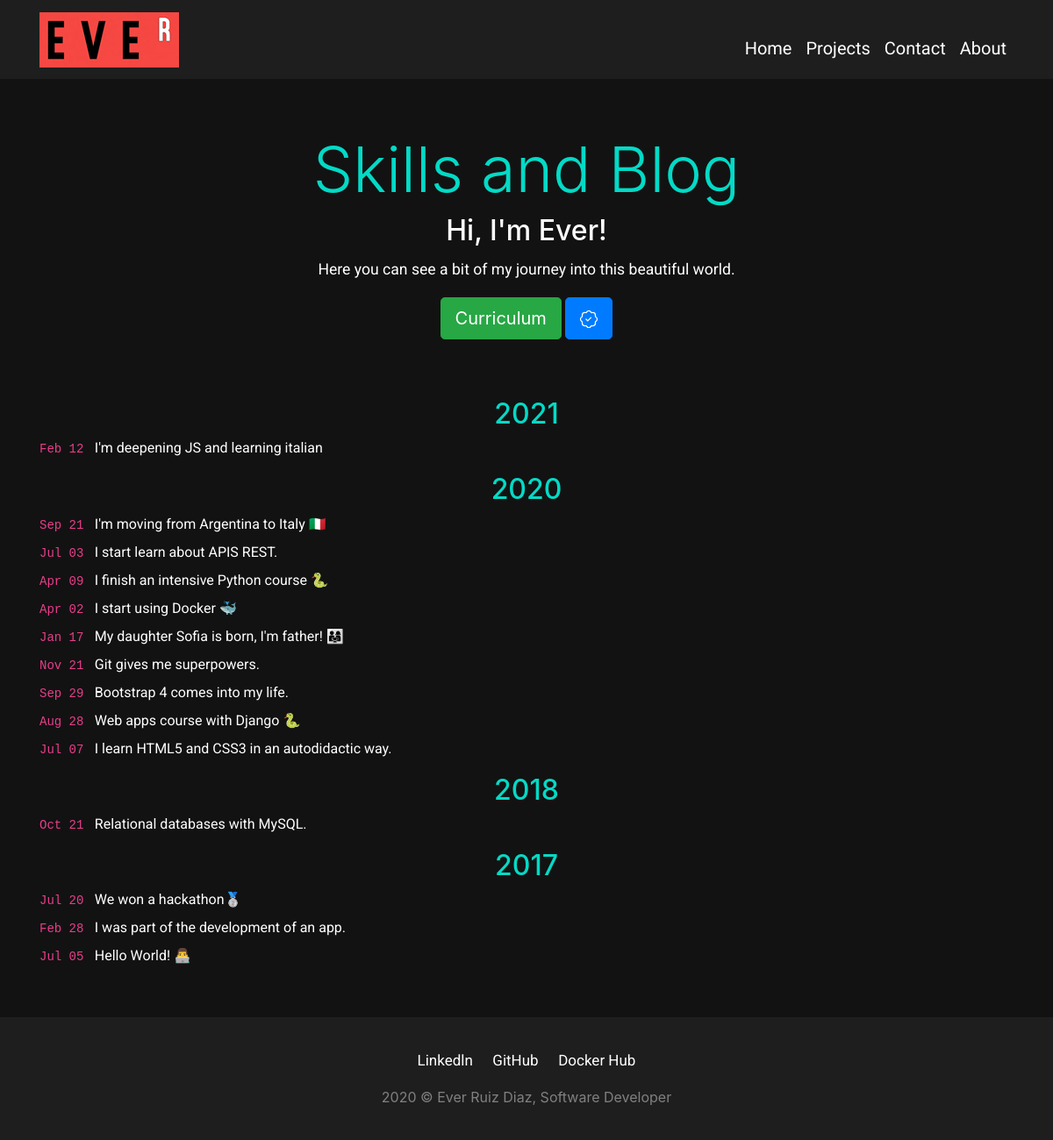
/, run on an earlier commit of the app's database.
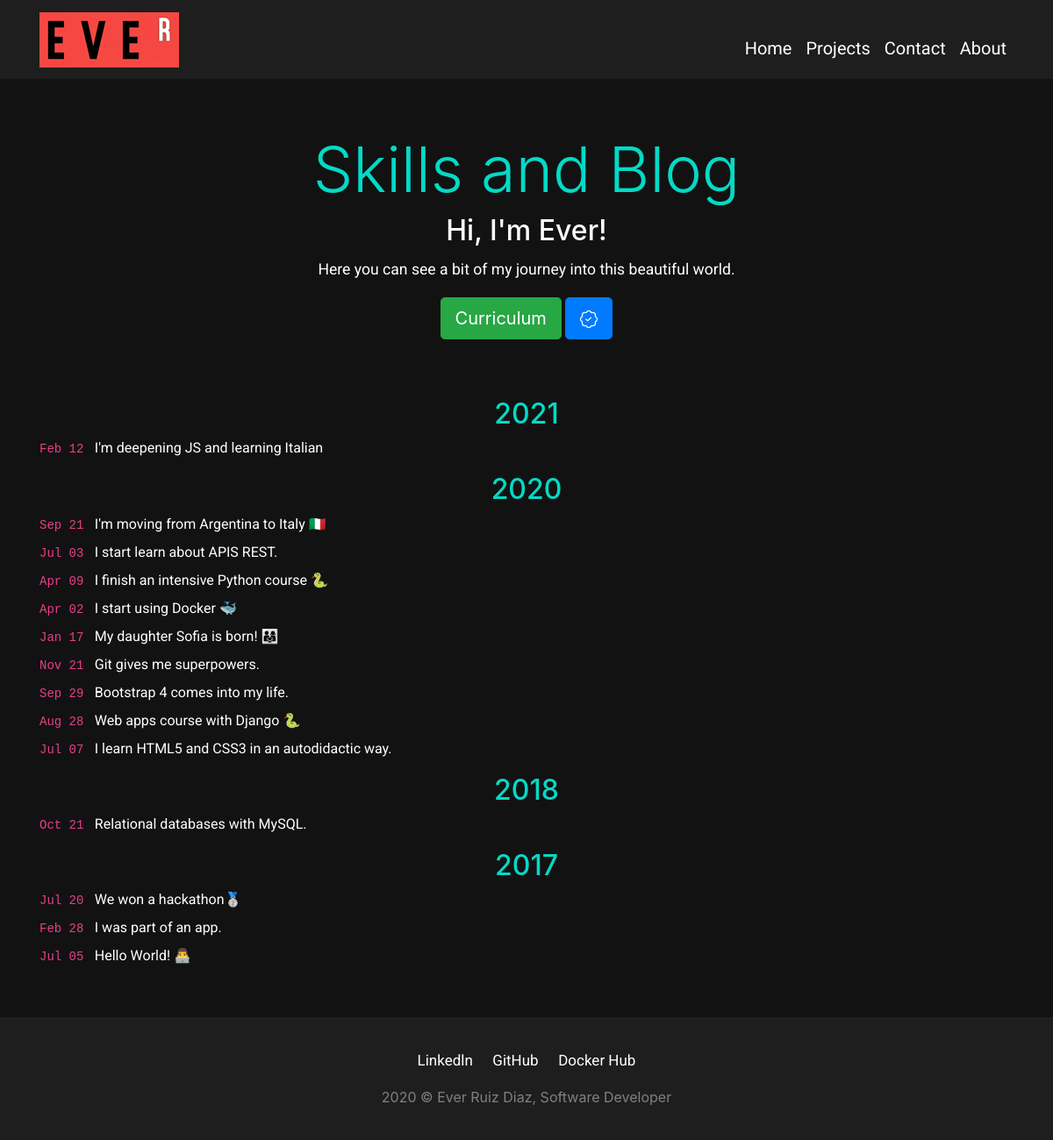
And on a later commit of the database.
### core/models.py (models this page shows, shortened)
class Blog(models.Model):
    title = models.CharField(verbose_name="Titulo", blank=True, max_length=150)
    subtitle = models.CharField(verbose_name="Subtitulo", blank=True, max_length=150, default="Nea")
    year = models.CharField(max_length=4, verbose_name="Año", null=True, blank=True)
    text_time = models.CharField(max_length=6, verbose_name="Fecha")
    description = RichTextField(verbose_name="Descripcion", blank=True, null=True)
    ordering = FloatField(verbose_name='Orden', default=0)
    link = models.URLField(null=True, blank=True)
    created = models.DateTimeField(auto_now_add=True, verbose_name='Fecha de creación')
    updated = models.DateTimeField(auto_now=True, verbose_name='Fecha de actualización')
    class Meta:
        verbose_name = "Blog"
        verbose_name_plural = "Blog"
        ordering = ['-ordering','created']

### core/views.py (the view)
# urls.py: path('', views.home, name='home'),
def home(request):
    blog = Blog.objects.all()
    return render(request, 'core/home.html', {'blog':blog})

### core/templates/core/home.html (shortened to what this page needs)
{% extends 'core/base.html' %}
{% load static %}
{% block content %}
    <div id="header" style="margin-bottom: 50px !important;">
        <h1 id="supertitle" class="display-3 pt-4">Skills and Blog</h1>
        <h2 id="subheader">Hi, I'm Ever!</h2>
        <p id="superp">Here you can see a bit of my journey into this beautiful world.</p>
        <a id= "curriculum" href="{% static 'core/docs/curriculum.pdf' %}" target="blank"><button type="button" class="btn btn-success btn-lg">Curriculum</button></a>
        <a id= "curriculum" href="{% url 'certifications' %}" target="blank">
            <button type="button" class="btn btn-primary btn-lg" title="Certifications">
            </button>
        </a>
    </div>
    <div class="pb-5 container" id="rosalia">
        <div>
            {% for elemento in blog %}
            <div>
                <h2 id="year_blog" class="text-center {% if elemento.year != None %} pt-3 {% endif %}">
                    {% if elemento.year != None %}
                        {{elemento.year}}
                    {% endif %}
                </h2>
                <a class="text-left" type="button" data-toggle="modal" data-target="#{{elemento.subtitle}}" target="blank" id="stories" type="button" href="{% if elemento.link != None %} {{elemento.link}} {% endif %}" style="display: flex; align-items: start;">
                    <span style="white-space: nowrap;">
                    <code>
                        <time class="dt-published dt-updated" datetime="{{elemento.datetime}}">
                            {{elemento.text_time}}
                        </time>
                    </code>
                        &nbsp;</span>
                    <span class="link__title">{{elemento.title}}</span>
                </a>
            </div>
        {% endfor %}
        </div>
    </div>
{% endblock %}

What changed in the data, as far as the page shows it:
changed Blog "Feb 12": title "I'm deepening JS and learning italian" → "I'm deepening JS and learning Italian"
changed Blog "Jan 17": title "My daughter Sofia is born, I'm father! 👨‍👩‍👧" → "My daughter Sofia is born! 👨‍👩‍👧"
changed Blog "Feb 28": title "I was part of the development of an app." → "I was part of an app."
